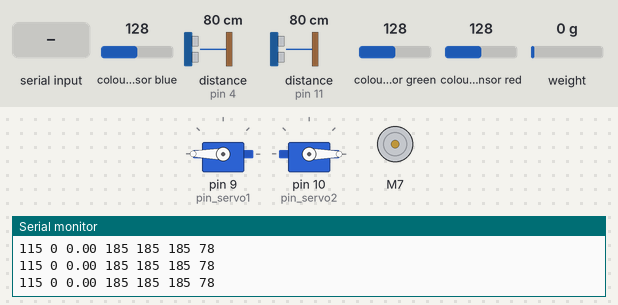
Simulated run of this sketch. Board: Arduino Uno, built with avr-gcc and run on an emulated ATmega328P. On the bench: 2 × servo, DC motor (green arrow = forward, orange = backward, longer = faster), the last lines printed to the serial monitor. Wiring (inferred from the names in the program): 2 × ultrasonic range finder: trigger pin 5, echo pin 4 / trigger pin 12, echo pin 11. The inputs (shaded band) are chosen by the test bench; at power-on: colour sensor blue 128, distance to the obstacle (sensors on pin 4, pin 11) 80 cm, colour sensor green 128, colour sensor red 128, weight on the scale 0 g. The echo pulse lasts 58.3 µs per cm.

Above: at 2.2 s.
2.3 s: byte 3 (3) received over Serial
At 3.2 s:
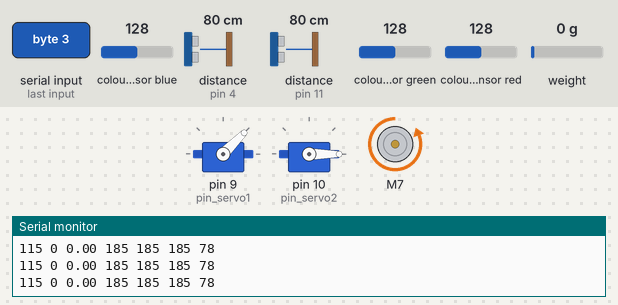
4.3 s: "1" received over Serial
At 5.8 s:
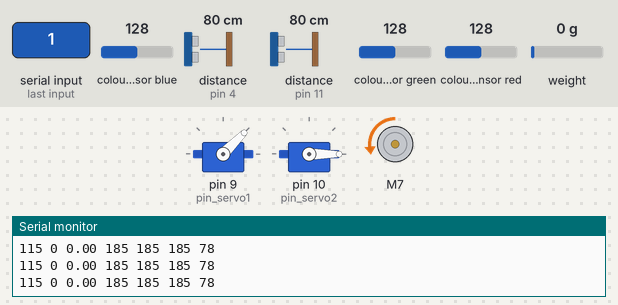
6.1 s: byte 4 (4) received over Serial
At 7.6 s:
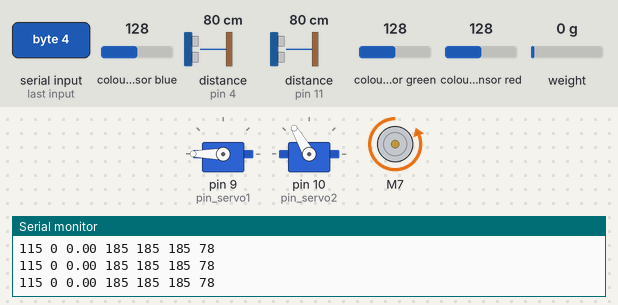
8.2 s: byte 5 (5) received over Serial
At 9.1 s:
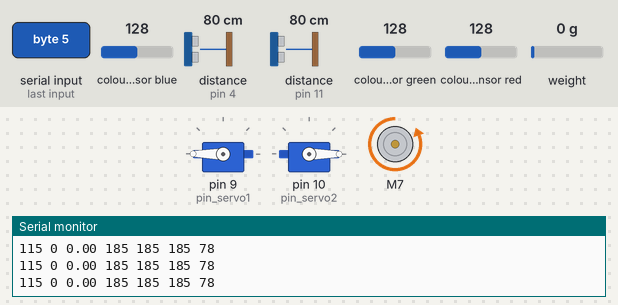
9.8 s: byte 6 (6) received over Serial
At 10.6 s:
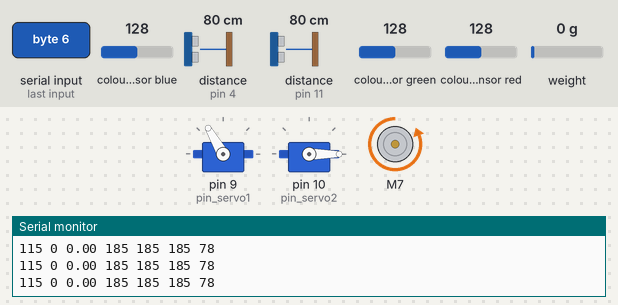
11.4 s: byte 7 (7) received over Serial
At 12.1 s:
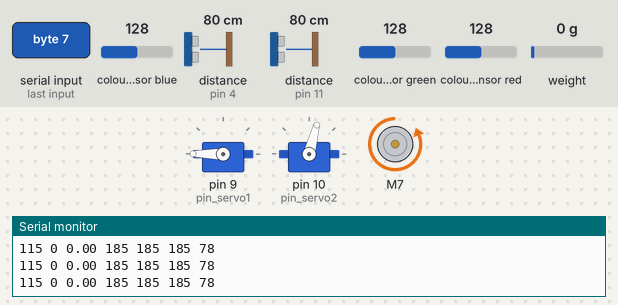
Timing chart, 0 to 14.0 s (numbered marks = the images above; inputs shaded):
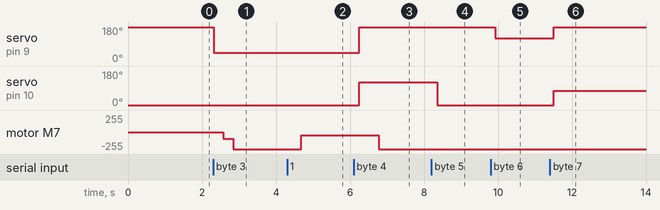

The sketch:

main_conveyor.ino
```cpp
#include <Wire.h>
#include "Adafruit_TCS34725.h"
#include "HX711.h"
#include <L298N.h>
HX711 scale;
#include <Servo.h>
Servo servo1;
Servo servo2;
const int pin_servo1 = 9;
const int pin_servo2 = 10;
const int angle_max = 180;
int count1 = 0;
int count2 = 0;
int count3 = 0;
int count4 = 0;
int count5 = 0;
int pos = 0;

#define PIN_TRIG1 12
#define PIN_ECHO1 11
#define PIN_TRIG2 5
#define PIN_ECHO2 4
uint8_t dataPin = 2;
uint8_t clockPin = 3;
const unsigned int IN1 = 7;
const unsigned int IN2 = 8;
const unsigned int EN = 6;

L298N motor(EN, IN1, IN2);

float value;
float speedneed;

int w1, w2;
long stoptime;

Adafruit_TCS34725 tcs = Adafruit_TCS34725(TCS34725_INTEGRATIONTIME_50MS, TCS34725_GAIN_4X);

float TimeOfImpulse, DistanceToObject;
int imptime, stopdistance;

int R = 0;
int G = 0;
int B = 0;

void setup(void) {

  Serial.begin(9600);

  pinMode(PIN_TRIG1, OUTPUT); //
  pinMode(PIN_ECHO1, INPUT);
  pinMode(PIN_TRIG2, OUTPUT);
  pinMode(PIN_ECHO2, INPUT);
  scale.begin(dataPin, clockPin);
  scale.set_scale(1975.0983);
  scale.tare();

  servo1.attach(pin_servo1);
  servo2.attach(pin_servo2);
  servo1.write(180);
  servo2.write(0);
}

void loop() {
  if (Serial.available() > 0)
  {
    value = Serial.read();
  }

  if (value == 1) {
    motor.backward();
    motor.setSpeed(255);
  }
  if (value == 3) {
    if (count1 == 0) {
      servo1.write(45);
      servo2.write(0);
      count1 = 1;
    }
    else {
     motor.backward();
     motor.setSpeed(255);
    }
  }

  if (value == 4) {
    if (count2 == 0) {
      servo2.write(120);
      servo1.write(180);
      count2 = 1;
    }
    else {
      motor.backward();
      motor.setSpeed(255);
    }
  }
  if (value == 5) {
    if (count3 == 0) {
      servo1.write(180);
      servo2.write(0);
      count3 = 1;
    }
    else {
      motor.backward();
      motor.setSpeed(255);
    }
  }
  if (value == 6) {
    if (count4 == 0) {
      servo1.write(120);
      servo2.write(0);
      count4 = 1;
    }
    else {
      motor.backward();
      motor.setSpeed(255);
    }
  }
  if (value == 7) {
    if (count5 == 0) {
      servo1.write(180);
      servo2.write(75);
      count5 = 1;
    }
    else {
      motor.backward();
      motor.setSpeed(255);
    }
  }
  if ((value != 1) && (value != 0) && (value != 2) && (value != 3) && (value != 4) && (value != 5) && (value != 6)&& (value != 7)) {
    motor.backward();
    motor.setSpeed(value);
  }

  if (value == 2) {
    motor.stop();
    count1 = 0;
    count2 = 0;
    count3 = 0;
    count4 = 0;
    count5 = 0;
  }

  uint16_t red, green, blue, clear;
  tcs.getRawData(&red, &green, &blue, &clear);

  double sum = clear;
  double r, g, b;

  r = red;
  r /= sum;

  g = green;
  g /= sum;

  b = blue;
  b /= sum;

  r *= 256;
  g *= 256;
  b *= 256;

  R = r + 100;
  G = g + 100;
  B = b + 100;

  w1 = scale.get_units(1);
  w2 = scale.get_units();
  while (abs(w1 - w2) > 10)
  {
    w1 = w2;
    w2 = scale.get_units();
  }
  if ((w1 < 0.5) || (w1>1100))
  {
    Serial.print(115);
    Serial.print(" ");
  }
  else
  {
    w1 = w1 + 115;
    Serial.print(w1);
    Serial.print(" ");
  }

  digitalWrite(PIN_TRIG1, LOW);
  delayMicroseconds(5);
  digitalWrite(PIN_TRIG1, HIGH);
  delayMicroseconds(10);
  digitalWrite(PIN_TRIG1, LOW);

  TimeOfImpulse = pulseIn(PIN_ECHO1, HIGH);
  DistanceToObject = TimeOfImpulse * 0.034 / 2;

  if (DistanceToObject <= 7)
  {
    Serial.print(1);
    Serial.print(" ");
    Serial.print(DistanceToObject);
  }
  else
  {
    Serial.print(0);
    Serial.print(" ");
    Serial.print(0.00);
  }

  Serial.print(" "); Serial.print(R, DEC); Serial.print(" "); Serial.print(G, DEC);  Serial.print(" "); Serial.print(B, DEC); Serial.print(" ");


  digitalWrite(PIN_TRIG2, LOW);
  delayMicroseconds(5);
  digitalWrite(PIN_TRIG2, HIGH);
  delayMicroseconds(10);
  digitalWrite(PIN_TRIG2, LOW);

  imptime = pulseIn(PIN_ECHO2, HIGH);
  stopdistance = imptime * 0.034 / 2;

  if ((stopdistance >= 80) || (stopdistance <= 10))
  {
    Serial.print(99);
    Serial.println(" ");
  }
  else
  {
    Serial.print(stopdistance);
    Serial.println(" ");
  }

}
```

Measured:
- after the input at 2.3 s, servo on pin 9 (pin_servo1): 180° → 45° at once; motor M7: stopped → backward 100/255 after 0.28 s, → backward 255/255 0.26 s later
- after the input at 4.3 s, motor M7: backward 255/255 → backward 49/255 after 0.38 s
- after the input at 6.1 s, servo on pin 9 (pin_servo1): 45° → 180° after 0.15 s; servo on pin 10 (pin_servo2): 0° → 120° after 0.15 s; motor M7: backward 49/255 → backward 255/255 after 0.68 s
- after the input at 8.2 s, servo on pin 10 (pin_servo2): 120° → 0° after 0.15 s
- after the input at 9.8 s, servo on pin 9 (pin_servo1): 180° → 120° after 0.13 s
- after the input at 11.4 s, servo on pin 9 (pin_servo1): 120° → 180° after 0.10 s; servo on pin 10 (pin_servo2): 0° → 75° after 0.10 s
